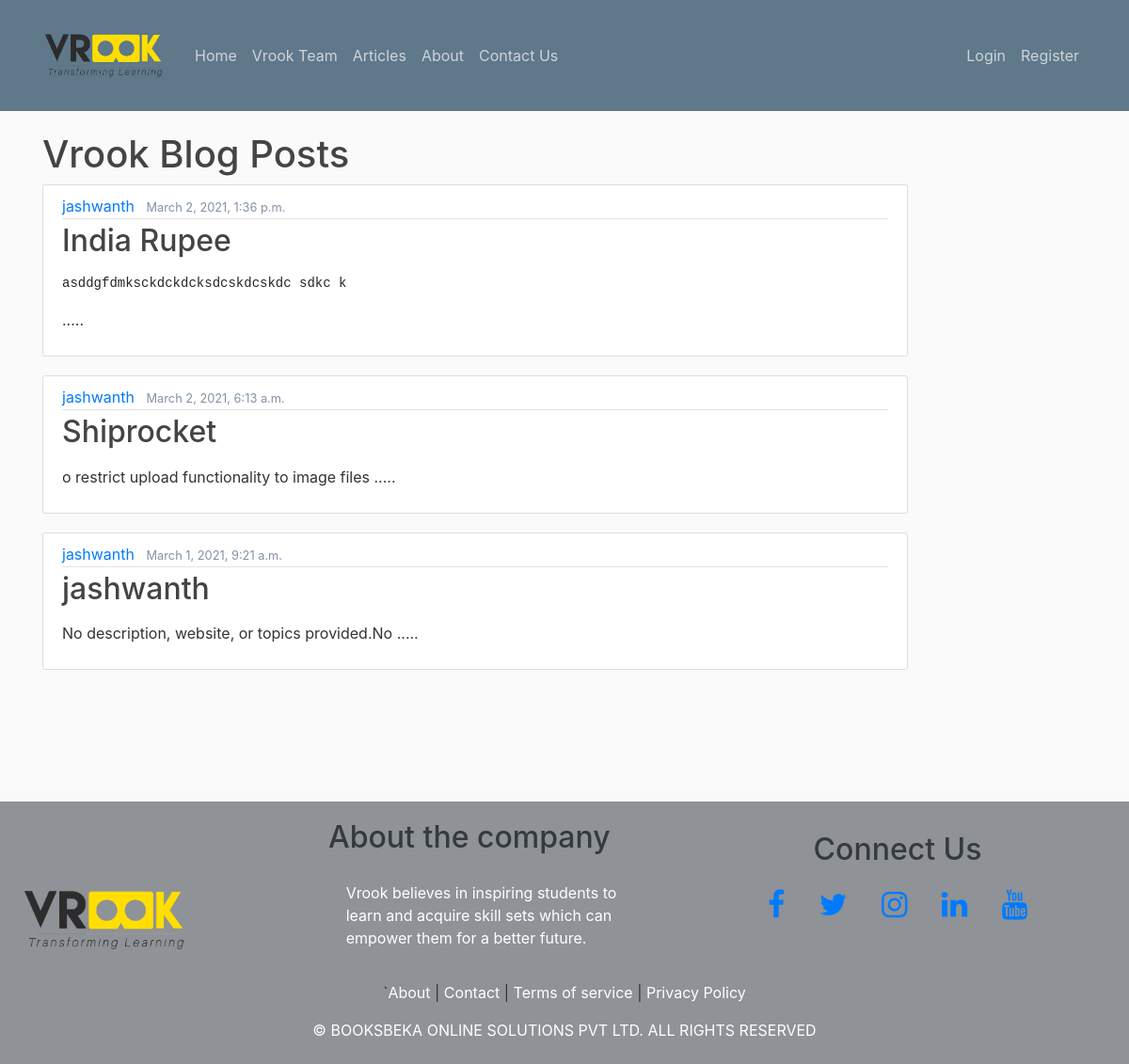
The app's page /articles/ with its own data.
### articles/models.py (models this page shows, shortened)
class Articles(models.Model):
    title=models.CharField(max_length=250)
    slug=models.SlugField()
    body=RichTextField(blank=True,null=True)
    date=models.DateTimeField(auto_now_add=True)
    thumbnail=models.ImageField(default='default.png',blank=True)
    author=models.ForeignKey(User,default=None,on_delete=models.DO_NOTHING,)
    def snippet(self):
        return self.body[:50]+ ' .....'

### articles/views.py (the view)
# urls.py: path('',views.articles,name="list"),
def articles(request):
    articles = Articles.objects.all().order_by('-date')
    return render(request, 'articles/articles.html', {'articles': articles})

### articles/templates/articles/articles.html
{% extends 'base_layout.html' %}
{% block content %}
    <h1>Vrook Blog Posts</h1>
    <div class="articles">
        {% for article in articles %}
            <article class="media content-section">
              <div class="media-body">
                <div class="article-metadata">
                  <a class="mr-2" href="#">{{ article.author }}</a>
                  <small class="text-muted">{{ article.date }}</small>
                </div>
                <h2><a class="article-title" href="{% url 'articles:details' slug=article.slug %}">{{ article.title  }}</a></h2>
                <p class="article-content">{{ article.snippet|safe }}</p>
              </div>
            </article>
        {% endfor %}
    </div>
{% endblock%}

### static/styles.css (style rules this page uses)
body { background: #fafafa; color: #333333; margin-top: 5rem; }
h1, h2, h3, h4, h5, h6 { color: #444444; }
.content-section { background: #ffffff; padding: 10px 20px; border: 1px solid #dddddd; border-radius: 3px; margin-bottom: 20px; }
.article-title { color: #444444; }
.article-content { white-space: pre-line; }
.article-metadata { padding-bottom: 1px; margin-bottom: 4px; border-bottom: 1px solid #e3e3e3 }
.text-muted { color: #8492a6 !important; }

### records on screen
Articles: author "jashwanth", date "March 2, 2021, 1:36 p.m.", title "India Rupee", snippet "asddgfdmksckdckdcksdcskdcskdc sdkc k ....."
Articles: author "jashwanth", date "March 2, 2021, 6:13 a.m.", title "Shiprocket", snippet "o restrict upload functionality to image files ....."
Articles: author "jashwanth", date "March 1, 2021, 9:21 a.m.", title "jashwanth", snippet "No description, website, or topics provided.No ....."
